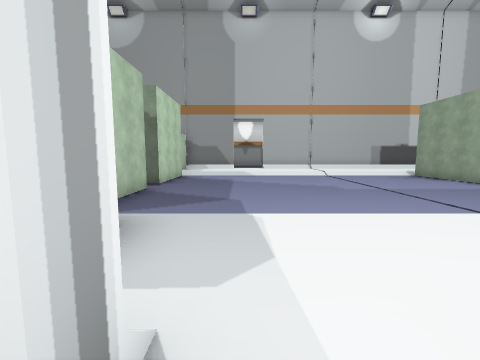
[1] (above)

24 first-person views from a walk through a scene from a Unity 3-D project. The camera is 1.5 m above the floor, tilts 6° down and sees 90° across. The floor is counted in squares, 2 m on a side. Each view is taken from the middle of a square. On the plan, view 1 faces up. The plan holds only what a view shows up to about 9 squares ahead; the rest is blank. The place goes on beyond the plan. Some surface patterns are stand-ins.

[2]
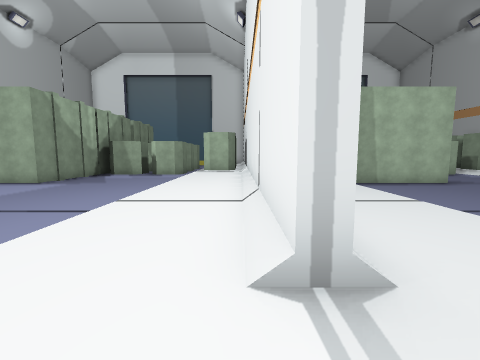

[3]
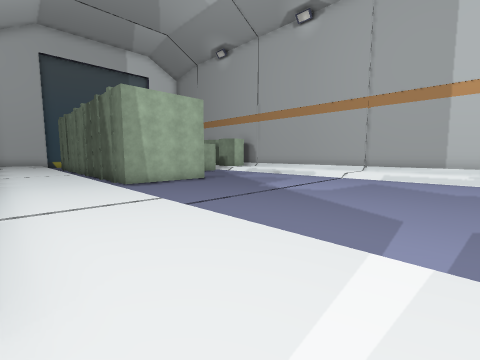

[4]
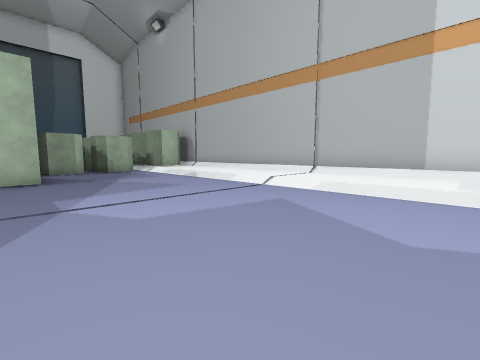

[5]
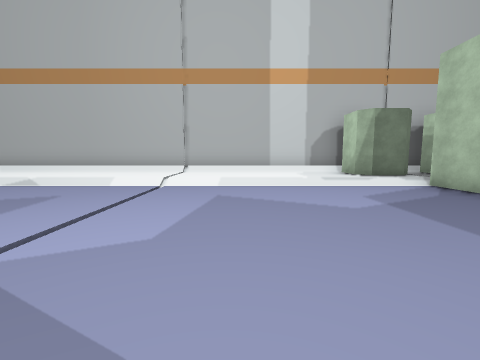

[6]
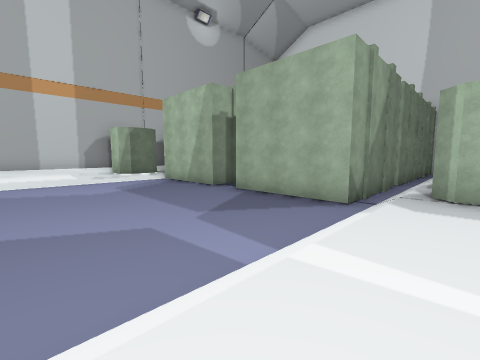

[7]
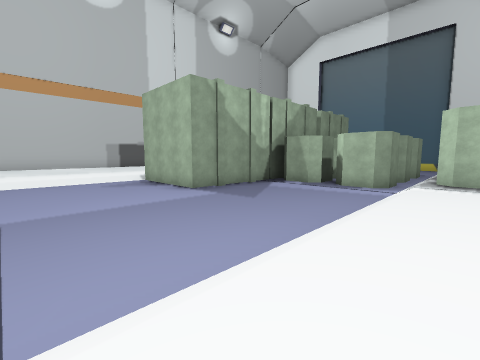

[8]
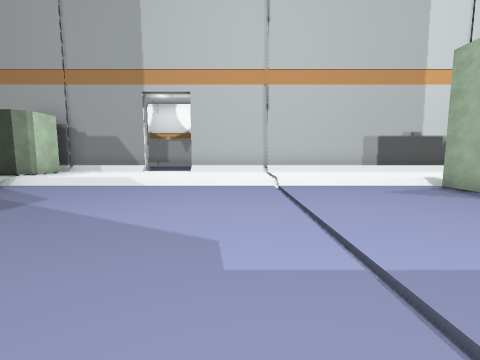

[9]
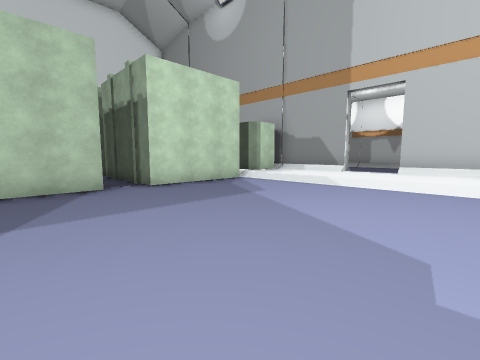

[10]
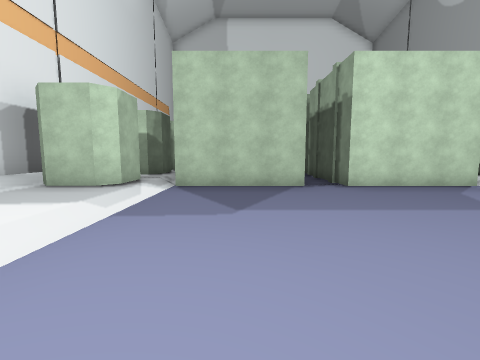

[11]
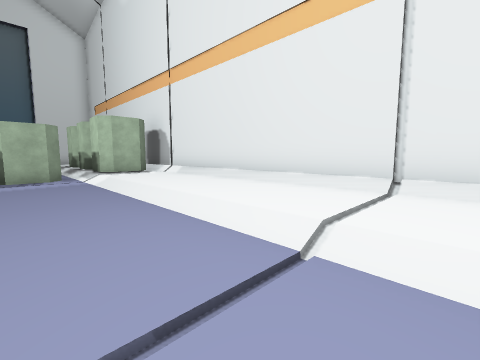

[12]
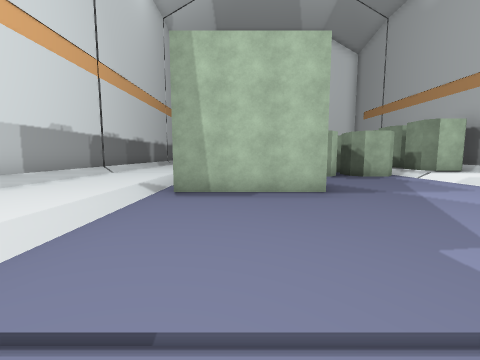

[13]
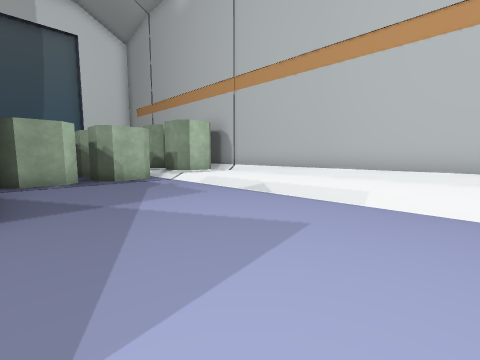

[14]
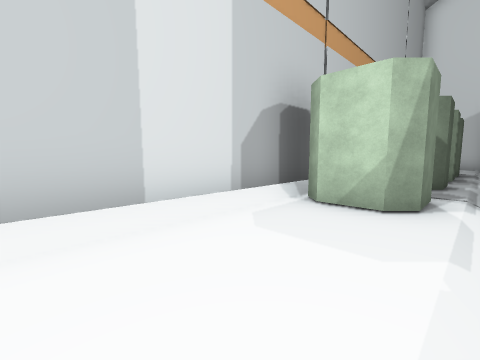

[15]
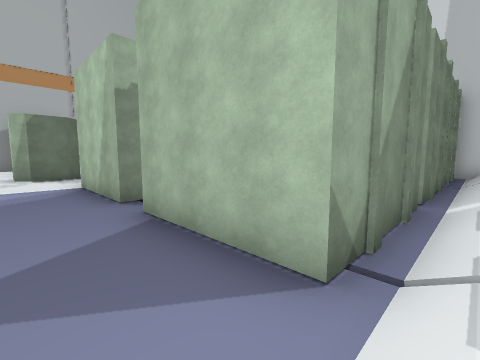

[16]
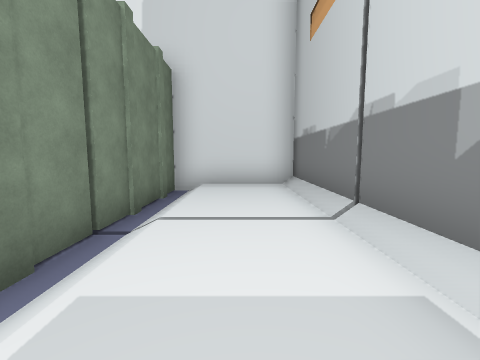

[17]
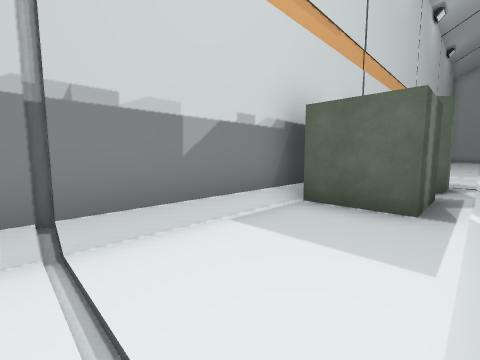

[18]
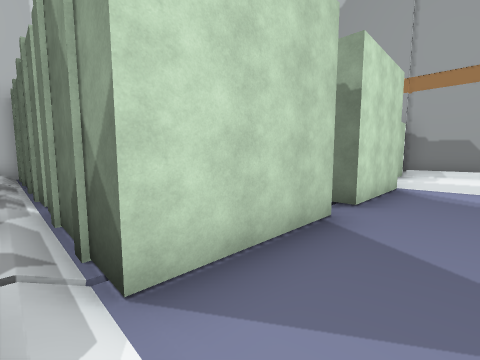

[19]
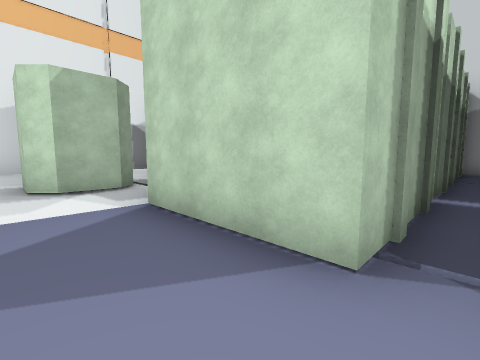

[20]
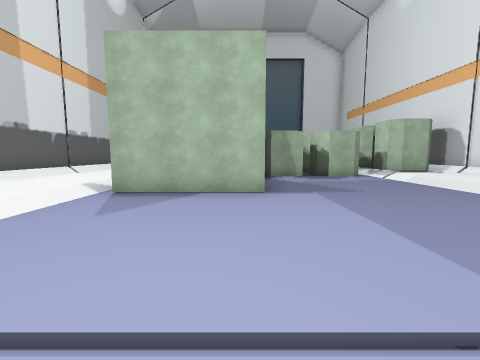

[21]
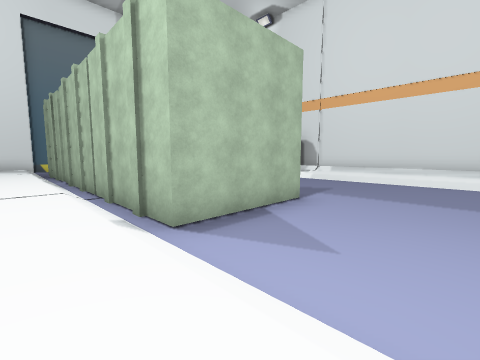

[22]
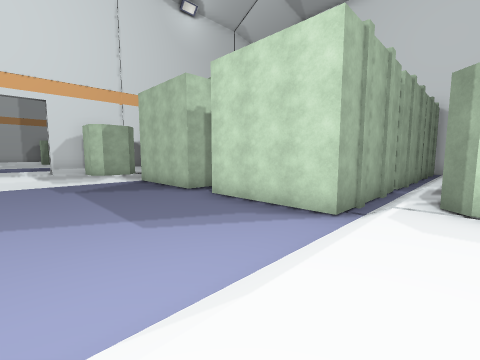

[23]
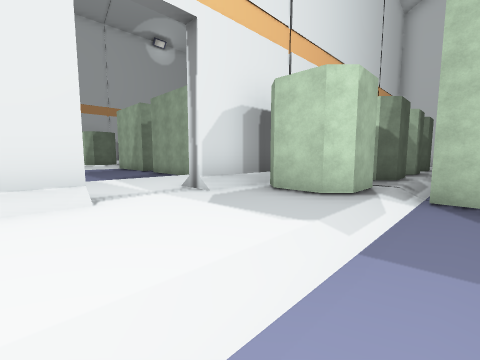

[24]
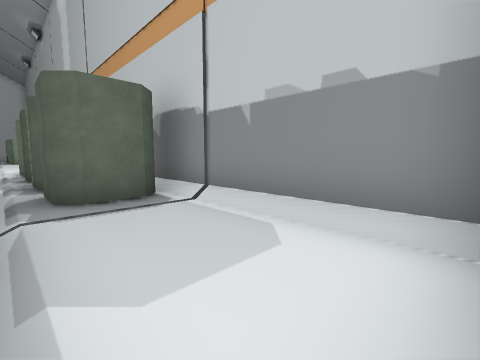

### Floor plan
Key: @ floor where view 1 was taken; # wall or solid block; . main floor; : floor 0.25 m higher than the main floor; / step, stairs or slope; O other object.
Columns run from 14 left of view 1 to 12 right of it. Each row starts with its distance up from view 1.
 17               OOO
 16
 15
 14            ///  // ########
 13           OO##::## ::::::::
 12           OO:::::::::::::::
 11        ////////////////////
 10        #####....../...#####
  9         # ##....../...#  #
  8   OO O O#O#O....../...#OO#O
  7 #........../....../.......O
  6 ##OO O O#O#O....../.......O
  5  #      # ##....../.......O
  4 ############....../.......O
  3 #//////////////////////////
  2      OOOOOO/O/:://////////O
  1           :/:/:://////////:
  0 #######OO OO##@:###########
 -1 #:::::::OOOO:::::::::::::::
 -2 #/////////////////////////
 -3 ##O##O###O##....../...#O#
 -4            #....../...#
 -5            #....../...#
 -6            /....../.......O
 -7          O##....../.......O
 -8            #....../.......O
 -9            #....../.......O
-10  ://///////////////////////
-11  :::/OOOOOO/O:::::/:::::::O
-12  :::/:OOOOO/O:::::/:::::::O
-13  #####    #################

Where each view was taken, in squares from view 1:
view 1: 0 up, 0 right, facing up
view 2: 1 up, 0 right, facing right
view 3: 0 up, 0 right, facing down-right
view 4: 5 down, 0 right, facing down-right
view 5: 4 down, 2 right, facing down
view 6: 1 down, 2 right, facing down-left
view 7: 2 up, 4 right, facing up-right
view 8: 5 up, 3 right, facing up
view 9: 5 up, 3 right, facing up-left
view 10: 5 up, 3 right, facing left
view 11: 5 up, 3 right, facing down-right
view 12: 4 down, 3 right, facing right
view 13: 6 down, 4 right, facing down-right
view 14: 10 down, 2 right, facing down-left
view 15: 2 down, 1 left, facing down-left
view 16: 1 down, 7 left, facing left
view 17: 2 down, 10 left, facing up-right
view 18: 3 up, 1 left, facing up-left
view 19: 7 up, 1 left, facing down-left
view 20: 8 up, 3 right, facing right
view 21: 12 up, 5 right, facing down-right
view 22: 12 up, 1 right, facing down-left
view 23: 4 up, 2 right, facing down-left
view 24: 10 down, 13 left, facing down-right
